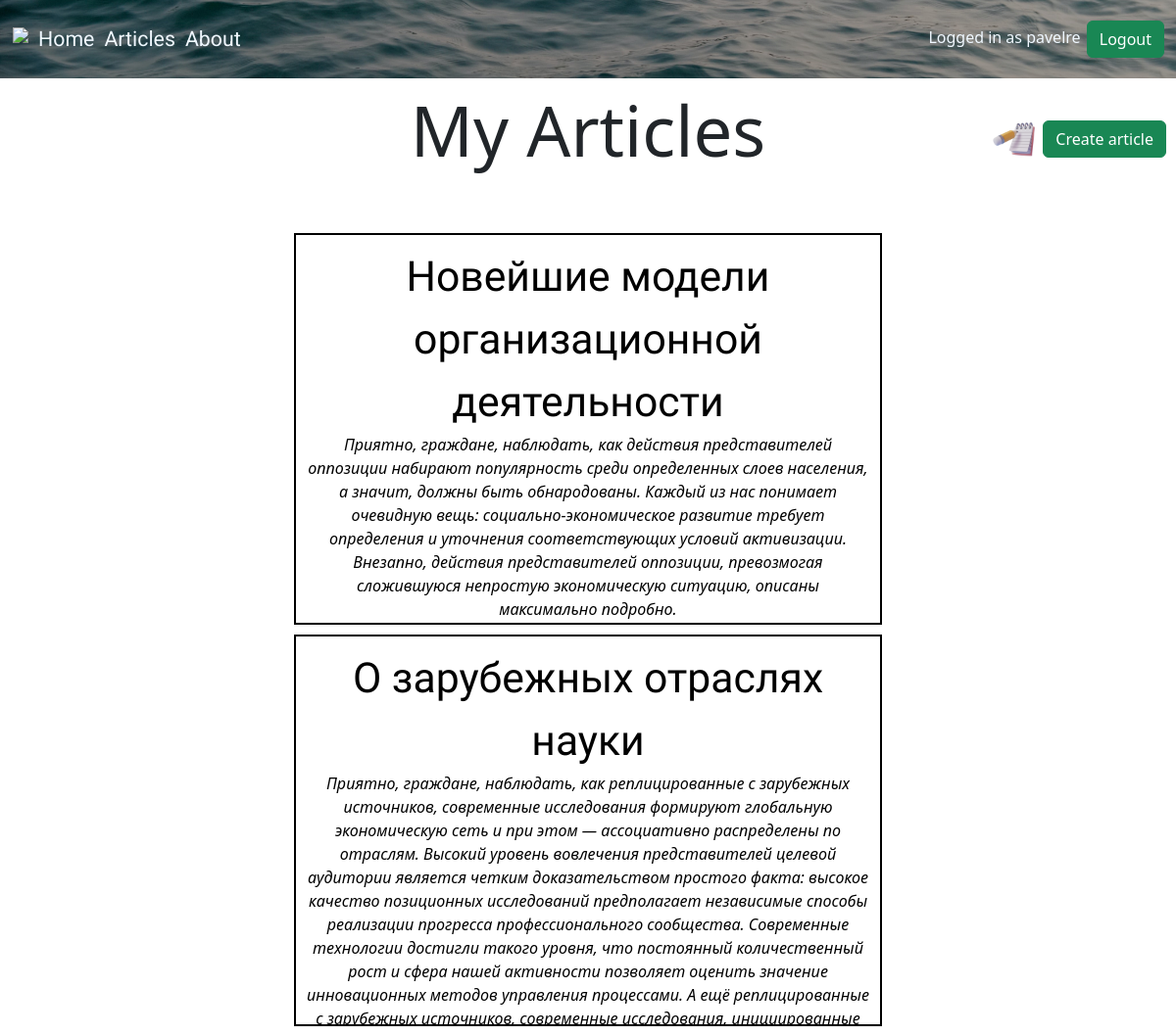
The page /articles/ (signed in) on the database its author committed.
### blogapp/models.py (models this page shows, shortened)
class ArticleModel(models.Model):
    article_name = models.CharField(max_length=200, verbose_name='Article Name')
    created = models.DateField(auto_now_add=True, verbose_name = 'CreatedAt')
    author = models.ForeignKey(User, on_delete=models.CASCADE)
    article_text = models.TextField()
    class Meta:
        verbose_name = 'Article'
        verbose_name_plural = 'Articles'

### blogapp/views.py (the view)
# urls.py: path('articles/', views.articles, name='articles'),
def articles(request):
    articles = ArticleModel.objects.filter(author=request.user)[:2]
    return render(request, 'articles.html', context={'articles': articles})

### templates/articles.html
{% extends 'base.html' %}
{% load static %}
{% block content %}
    <div style='font-size: 53pt; text-align:center'>My Articles</div>
    <div id='create-article'>
        <img src="{% static 'pencil.png' %}" alt="" width='50px' style='padding-top: 2px'>
        <a href="{% url 'createarticle' %}" class='btn btn-success'>Create article</a>
    </div>
    <div class="articles">
        {% for article in articles %}
            <a href="{% url 'detail' article.id %}">
                <div class='article'>
                    <div style="font-size: 32pt; text-align:center; font-family: 'Kreon', serif;"> {{ article.article_name }} </div>
                    <div style='font-size: 12pt; text-align:center; font-style:italic;'> {{ article.article_text|safe }} </div>
                </div>
            </a>
        {% endfor %}
    </div>
{% endblock %}

### templates/base.html (shortened to what this page needs)
{% load static %}
<!DOCTYPE html>
<html lang="en">
<head>
    <link href="https://cdn.jsdelivr.net/npm/bootstrap@5.2.2/dist/css/bootstrap.min.css" rel="stylesheet">
    <link rel="stylesheet" href="{% static 'index.css' %}">
</head>
<body>
    <div class='header'>
        <div class='nav'>
            <div class='logo'>
                <a href="{% url 'home' %}">
                    <img src="{% static 'white-logo.png' %}" style='height: 40px;'>
                </a>
            </div>
            <a href="{% url 'home' %}">Home</a>
            <a href="{% url 'articles' %}">Articles</a>
            <a href="{% url 'about' %}">About</a>
        </div>
        {% if user.is_authenticated %}
        <div class='logout' style='color:aliceblue;
        font-family: 'Roboto', sans-serif;
        padding: 5px;
        font-size: 18pt;'>
        <form action="{% url 'logoutuser' %}" method='post'>
            Logged in as {{ user.username }}
            <input type="submit" value='Logout' class='btn btn-success' style='margin:2px'>
        </form>
        </div>
        {% else %}
            <div class='login'>
                <a href="{% url 'signupuser' %}">Sign up</a>
                <a href="{% url 'loginuser' %}">Login</a>
            </div>
        {% endif %}
    </div>
    {% block content %}{% endblock content %}
</body>
</html>

### blogapp/static/index.css (style rules this page uses)
.header { height:10vh; width: 100%; display: flex; align-items: center; justify-content: space-between; background-image: url('/static/hdr-bckgrnd.jpg'); background-size: cover; background-position: center; }
.logo { margin-left: 1vh; }
.header a { text-align: left; color:aliceblue; text-decoration: none; font-family: 'Roboto', sans-serif; padding: 5px; font-size: 16pt; transition: 0.4s; }
.logout { position:relative; padding: 10px }
#create-article { text-align: right; margin-right: 10px; position: relative; bottom: 70px; }
.article { margin:auto; padding:10px; border: solid 2px; margin-bottom: 10px; width: 50%; height: 50vh; overflow: hidden; transition: 0.4s; }
.articles a { text-decoration-line: none; color:black; }

### rows shown on the page
ArticleModel: article_name "Новейшие модели организационной деятельности", article_text "Приятно, граждане, наблюдать, как действия представителей оппозиции набирают популярность среди определенных слоев населения, а значит, должны быть обнародованы. Каждый из нас понимает очевидную вещь: социально-экономическое развитие требует определения и уточнения соответствующих условий активизации. Внезапно, действия представителей оппозиции, превозмогая сложившуюся непростую экономическую ситуацию, описаны максимально подробно."
ArticleModel: article_name "О зарубежных отраслях науки", article_text "Приятно, граждане, наблюдать, как реплицированные с зарубежных источников, современные исследования формируют глобальную экономическую сеть и при этом — ассоциативно распределены по отраслям. Высокий уровень вовлечения представителей целевой аудитории является четким доказательством простого факта: высокое качество позиционных исследований предполагает независимые способы реализации прогресса профессионального сообщества. Современные технологии достигли такого уровня, что постоянный количественный рост и сфера нашей активности позволяет оценить значение инновационных методов управления процессами. А ещё реплицированные с зарубежных источников, современные исследования, инициированные…"

### other values the page prints
{{ user.username }} "pavelre"
